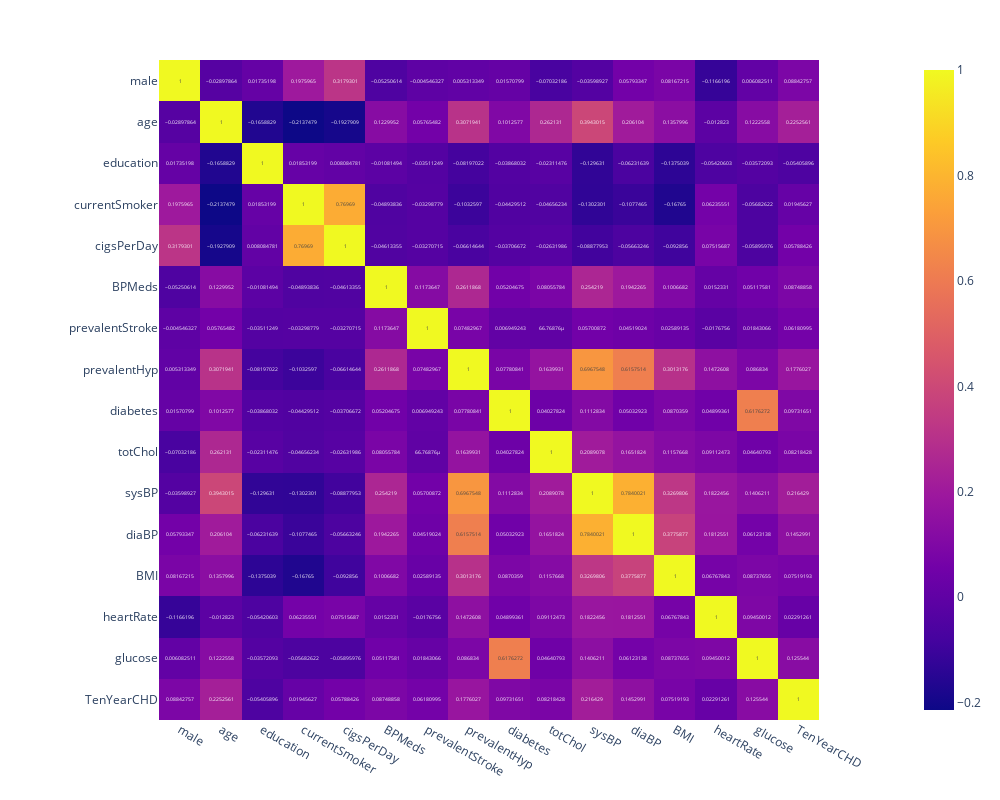

Notebook source saved alongside this figure:
### Markdown cell above
<h1><center>Correlation Between The Features</center></h1>

---
> **Let me briefly explain what correlation analysis is for those who don't know before I go on to interpretation,
The correlation value is between -1 and 1. A value of 0 means that there is no correlation between the variables. As this value moves towards -1, it means 'Negative Perfect Correlation' and as it moves towards +1, it means 'Positive Perfect Correlation'.**
---

### Code cell
# Correlation Analysis
fig = px.imshow(df.corr(), text_auto=True)
fig.update_layout(hovermode="x",autosize=False, width=1000, height=800)
fig.show()

### Figure 1 — Plotly figure (JSON) as saved in the notebook; plotly's stock layout.template omitted (floating-point values rounded to 4 significant figures; data arrays with more than 128 entries replaced by an {"elided": "..."} marker saying what was removed)
{"data": [{"coloraxis": "coloraxis", "hovertemplate": "x: %{x}<br>y: %{y}<br>color: %{z}<extra></extra>", "name": "0", "texttemplate": "%{z}", "type": "heatmap", "x": ["male", "age", "education", "currentSmoker", "cigsPerDay", "BPMeds", "prevalentStroke", "prevalentHyp", "diabetes", "totChol", "sysBP", "diaBP", "BMI", "heartRate", "glucose", "TenYearCHD"], "xaxis": "x", "y": ["male", "age", "education", "currentSmoker", "cigsPerDay", "BPMeds", "prevalentStroke", "prevalentHyp", "diabetes", "totChol", "sysBP", "diaBP", "BMI", "heartRate", "glucose", "TenYearCHD"], "yaxis": "y", "z": {"elided": "16x16 float values"}}], "layout": {"autosize": false, "coloraxis": {"colorscale": [[0, "#0d0887"], [0.1111, "#46039f"], [0.2222, "#7201a8"], [0.3333, "#9c179e"], [0.4444, "#bd3786"], [0.5556, "#d8576b"], [0.6667, "#ed7953"], [0.7778, "#fb9f3a"], [0.8889, "#fdca26"], [1, "#f0f921"]]}, "height": 800, "hovermode": "x", "margin": {"t": 60}, "width": 1000, "xaxis": {"anchor": "y", "constrain": "domain", "domain": [0, 1], "scaleanchor": "y"}, "yaxis": {"anchor": "x", "autorange": "reversed", "constrain": "domain", "domain": [0, 1]}}}
